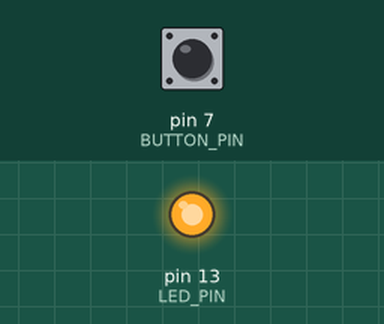
Recording of a sketch running on a simulated Arduino Uno, built with avr-gcc and run on an emulated ATmega328P. Parts: output pins drawn as LEDs (lit = HIGH). The inputs (shaded band) are chosen by the test bench; at power-on: pin 7 (BUTTON_PIN) HIGH.

Above: at 1.2 s.
1.3 s: pin 7 (BUTTON_PIN) pulled LOW for 0.15 s
At 2.5 s:
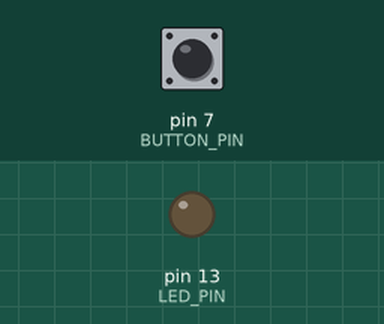
2.9 s: pin 7 (BUTTON_PIN) pulled LOW for 1 s
At 3.9 s:
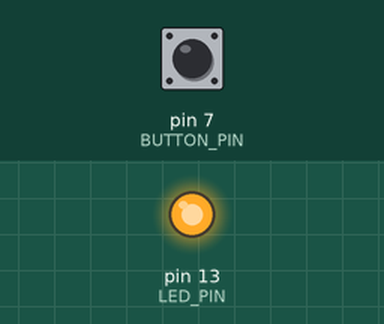
5.4 s: pin 7 (BUTTON_PIN) pulled LOW for 3.2 s
At 5.8 s:
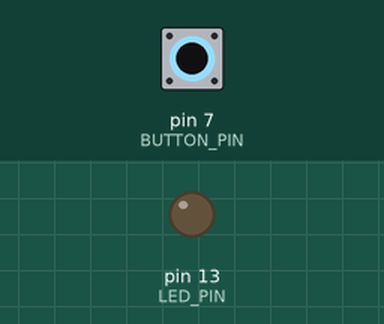
Timing chart, 0 to 8.4 s (numbered marks = the images above; inputs shaded):
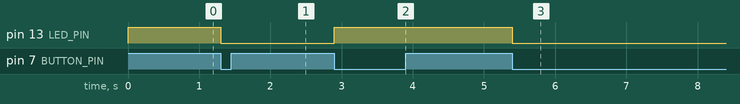

Measured:
- after the input at 1.3 s, pin 13 (LED_PIN): HIGH → LOW at once
- after the input at 2.9 s, pin 13 (LED_PIN): LOW → HIGH at once
- after the input at 5.4 s, pin 13 (LED_PIN): HIGH → LOW at once

The sketch:

ButtonWithCallBack.ino
```cpp
// (licence header left out)
#include "Button.h"

#define BUTTON_PIN 7
#define LED_PIN LED_BUILTIN

/*
 * CallBack function
 */
void changeLedState() {
  digitalWrite(LED_PIN,!digitalRead(LED_PIN));
}

/*
 *  Defines button
 */
Button b = Button(BUTTON_PIN,changeLedState);

/*
 * Setup
 */
void setup() {
  pinMode(LED_PIN, OUTPUT);
  digitalWrite(LED_PIN,HIGH);
  b.setup();
}

/*
 * Main loop
 */
void loop() {
  b.handle();
}
```

Button.cpp
```cpp
// (licence header left out)
#include "Button.h"

/*
 * Constructor
 */
Button::Button(unsigned int buttonPin, buttonActionFunction callbackFunction) :
  _buttonPin(buttonPin),
  _callbackFunction(callbackFunction),
  _buttonState(HIGH),
  _lastButtonState(HIGH),
  _pushTime(0)
{}

/*
 * Setup
 */
void Button::setup() const {
  pinMode(_buttonPin, INPUT_PULLUP);
}

/*
 * Listen to button push and call _callbackFunction
 */
void Button::handle() {

  unsigned long currTime = millis();
  _buttonState = digitalRead(_buttonPin);

  if (_buttonState == LOW) {
    if (_lastButtonState == HIGH && currTime > _pushTime) {
      _callbackFunction();
    }
    _pushTime = currTime + _pushDelay;
  }
  _lastButtonState = _buttonState;
}
```

Button.h
```cpp
// (licence header left out)
#ifndef Button_h
#define Button_h

#include "Arduino.h"

/*
 * Defines pointer to function type
 */
typedef void (*buttonActionFunction) ();

class Button
{
  protected:
    const unsigned int _buttonPin;
    const buttonActionFunction _callbackFunction;
    int _buttonState;
    int _lastButtonState;
    unsigned long _pushTime;
    const int _pushDelay = 200; // millis

  public:
    Button(unsigned int ledPin, buttonActionFunction callbackFunction);
    void setup() const;
    void handle();
};

#endif
```
